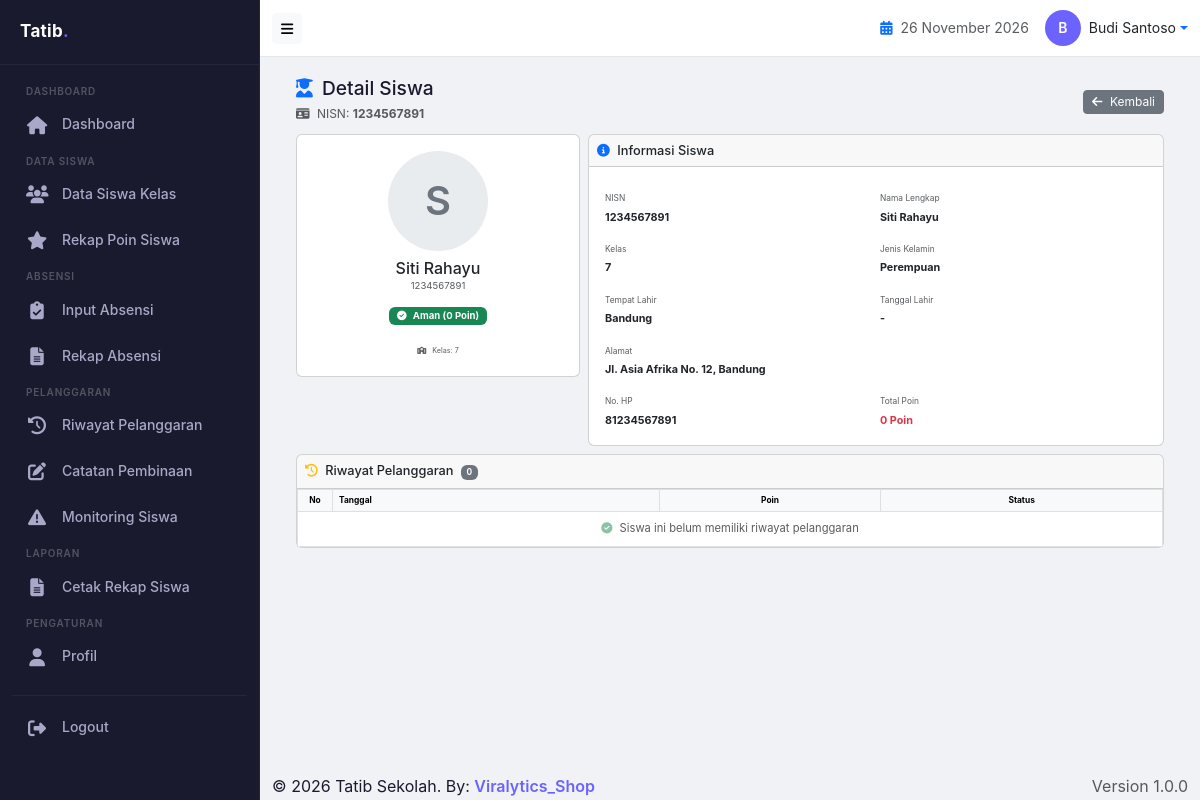
Screenshot of /walikelas/siswa_detail_walikelas.php?id=24 (signed in) with the database file from the repository.
### tables this page shows
CREATE TABLE `users` (
  `id` int(11) NOT NULL,
  `username` varchar(50) NOT NULL,
  `password` varchar(255) NOT NULL,
  `nama_lengkap` varchar(100) NOT NULL,
  `nip` varchar(20) DEFAULT NULL,
  `role` enum('admin','guru','bk','walikelas') DEFAULT 'guru',
  `jabatan` varchar(50) DEFAULT NULL,
  `no_hp` varchar(15) DEFAULT NULL,
  `foto` varchar(100) DEFAULT NULL,
  `is_piket` tinyint(1) DEFAULT '0',
  `is_bk` tinyint(1) DEFAULT '0',
  `is_walikelas` tinyint(1) DEFAULT '0',
  `created_at` timestamp NOT NULL DEFAULT CURRENT_TIMESTAMP
);

CREATE TABLE `siswa` (
  `id` int(11) NOT NULL,
  `nisn` varchar(20) NOT NULL,
  `nama_siswa` varchar(100) NOT NULL,
  `kelas_id` int(11) DEFAULT NULL,
  `jenis_kelamin` enum('L','P') DEFAULT NULL,
  `tempat_lahir` varchar(50) DEFAULT NULL,
  `tanggal_lahir` date DEFAULT NULL,
  `alamat` text,
  `no_hp` varchar(15) DEFAULT NULL,
  `poin` int(11) DEFAULT '0',
  `foto` varchar(100) DEFAULT NULL,
  `created_at` timestamp NOT NULL DEFAULT CURRENT_TIMESTAMP
);

CREATE TABLE `kelas` (
  `id` int(11) NOT NULL,
  `nama_kelas` varchar(20) NOT NULL,
  `tingkat` varchar(10) DEFAULT NULL,
  `jurusan` varchar(20) DEFAULT NULL,
  `wali_kelas_id` int(11) DEFAULT NULL,
  `tahun_ajaran` varchar(20) DEFAULT NULL,
  `created_at` timestamp NOT NULL DEFAULT CURRENT_TIMESTAMP
);

### includes/config.php (called while the page is built, shortened)
<?php
require_once APP_PATH . 'includes/db.php';
require_once APP_PATH . 'includes/functions.php';
function isLoggedIn() {
    return isset($_SESSION['user_id']) && isset($_SESSION['username']);
}
function checkLogin() {
    $user = getCurrentUser();
    return true;
}
function getCurrentUser() {
    if (isLoggedIn()) {
        $conn = getDB();
        $id = (int)$_SESSION['user_id'];
        $query = "SELECT * FROM users WHERE id = $id";
        $result = $conn->query($query);
        if ($result && $result->num_rows > 0) {
            return $result->fetch_assoc();
        }
    }
    return null;
}
?>

### includes/functions.php (called while the page is built, shortened)
<?php
function getSiswaById($id) {
    $query = "SELECT s.*, k.nama_kelas
              FROM siswa s
              LEFT JOIN kelas k ON s.kelas_id = k.id
              WHERE s.id = $id";
    return getRow($query);
}
function getPelanggaranBySiswa($siswa_id) {
    $query = "SELECT p.*, jp.nama_pelanggaran, jp.poin, u.nama_lengkap as guru
              FROM pelanggaran p
              LEFT JOIN jenis_pelanggaran jp ON p.jenis_pelanggaran_id = jp.id
              LEFT JOIN users u ON p.guru_id = u.id
              WHERE p.siswa_id = $siswa_id
              ORDER BY p.tanggal_pelanggaran DESC";
    return getRows($query);
}
function getPengaturan() {
    $result = query("SELECT * FROM pengaturan LIMIT 1");
    return $result->fetch_assoc();
}
function formatTanggalIndo($tgl) {
    if (empty($tgl) || $tgl == '0000-00-00') return '-';
    $bulan = [
        1 => 'Januari', 2 => 'Februari', 3 => 'Maret', 4 => 'April',
        5 => 'Mei', 6 => 'Juni', 7 => 'Juli', 8 => 'Agustus',
        9 => 'September', 10 => 'Oktober', 11 => 'November', 12 => 'Desember'
    ];
    $date = date_create($tgl);
    return date_format($date, 'd ') . $bulan[(int)date_format($date, 'm')] . date_format($date, ' Y');
}
function getPoinLevel($poin) {
    $pengaturan = getPengaturan();
    return ['level' => 'Aman', 'color' => 'success', 'icon' => 'fa-check-circle'];
}
function getJenisKelaminLabel($jk) {
    return $jk == 'L' ? 'Laki-laki' : 'Perempuan';
}
?>

### includes/db.php (called while the page is built, shortened)
<?php
function getDB() {
    try {
        $conn = new mysqli(DB_HOST, DB_USER, DB_PASS, DB_NAME);
        return $conn;
    } catch (Exception $e) {
        die("Database connection error: " . $e->getMessage());
    }
}
function query($sql) {
    $conn = getDB();
    return $conn->query($sql);
}
function getRow($sql) {
    $result = query($sql);
    return $result->fetch_assoc();
}
function getRows($sql) {
    $result = query($sql);
    $rows = [];
    return $rows;
}
?>

### walikelas/siswa_detail_walikelas.php (the view, shortened to what this page needs)
<?php
include '../includes/config.php';
checkLogin();
$id = isset($_GET['id']) ? (int)$_GET['id'] : 0;
$siswa = getSiswaById($id);
$pelanggaran = getPelanggaranBySiswa($id);
include '../includes/header.php';
include '../includes/sidebar_walikelas.php';
?>
<div class="container-fluid px-1 px-sm-2 px-md-3">
    <div class="d-flex flex-wrap justify-content-between align-items-start align-items-sm-center mb-1 mb-sm-2">
        <div>
            <h5 class="mb-0" style="font-size: clamp(0.85rem, 2vw, 1.2rem);">
                <i class="fas fa-user-graduate text-primary me-1"></i> Detail Siswa
            </h5>
            <small class="text-muted" style="font-size: clamp(0.55rem, 1.2vw, 0.75rem);">
                <i class="fas fa-id-card me-1"></i> NISN: <strong><?= htmlspecialchars($siswa['nisn']) ?></strong>
            </small>
        </div>
        <div>
            <a href="<?= APP_URL ?>walikelas/data_siswa_kelas.php" class="btn btn-secondary btn-sm" style="font-size: clamp(0.5rem, 1vw, 0.75rem); padding: 2px 8px;">
                <i class="fas fa-arrow-left me-1"></i> Kembali
            </a>
        </div>
    </div>
    <div class="row g-1 g-sm-2">
        <div class="col-12 col-md-4">
            <div class="card">
                <div class="card-body text-center p-2 p-sm-3">
                    <?php if (!empty($siswa['foto']) && file_exists(APP_PATH . 'uploads/siswa/' . $siswa['foto'])): ?>
                        <img src="<?= APP_URL ?>uploads/siswa/<?= $siswa['foto'] ?>"
                             alt="Foto" width="100" height="100"
                             style="object-fit: cover; border-radius: 50%; border: 3px solid #e9ecef;">
                    <?php else: ?>
                        <div class="avatar-placeholder" style="width:100px;height:100px;border-radius:50%;background:#e9ecef;display:inline-flex;align-items:center;justify-content:center;color:#6c757d;font-weight:600;font-size:40px;">
                            <?= strtoupper(substr($siswa['nama_siswa'], 0, 1)) ?>
                        </div>
                    <?php endif; ?>
                    <h5 class="mt-2 mb-0" style="font-size: clamp(0.8rem, 1.5vw, 1rem);"><?= htmlspecialchars($siswa['nama_siswa']) ?></h5>
                    <p class="text-muted mb-0" style="font-size: clamp(0.5rem, 0.8vw, 0.65rem);"><?= htmlspecialchars($siswa['nisn']) ?></p>
                    <?php
                    $poin = (int)$siswa['poin'];
                    $level = getPoinLevel($poin);
                    ?>
                    <div class="mt-2">
                        <span class="badge bg-<?= $level['color'] ?> px-2 py-1" style="font-size: clamp(0.5rem, 0.8vw, 0.7rem);">
                            <i class="fas <?= $level['icon'] ?> me-1"></i> <?= $level['level'] ?> (<?= $poin ?> Poin)
                        </span>
                    </div>
                    <div class="mt-2">
                        <small class="text-muted" style="font-size: clamp(0.4rem, 0.6vw, 0.55rem);">
                            <i class="fas fa-school me-1"></i> Kelas: <?= htmlspecialchars($siswa['nama_kelas'] ?? 'Belum ditentukan') ?>
                        </small>
                    </div>
                </div>
            </div>
        </div>
        <div class="col-12 col-md-8">
            <div class="card">
                <div class="card-header p-1 p-sm-2">
                    <h6 class="card-title mb-0" style="font-size: clamp(0.6rem, 1.2vw, 0.8rem);">
                        <i class="fas fa-info-circle text-primary me-1"></i> Informasi Siswa
                    </h6>
                </div>
                <div class="card-body p-2 p-sm-3">
                    <div class="row g-1 g-sm-2">
                        <div class="col-6">
                            <label class="text-muted mb-0" style="font-size: clamp(0.4rem, 0.7vw, 0.55rem);">NISN</label>
                            <p class="fw-bold mb-0" style="font-size: clamp(0.5rem, 0.9vw, 0.7rem);"><?= htmlspecialchars($siswa['nisn']) ?></p>
                        </div>
                        <div class="col-6">
                            <label class="text-muted mb-0" style="font-size: clamp(0.4rem, 0.7vw, 0.55rem);">Nama Lengkap</label>
                            <p class="fw-bold mb-0" style="font-size: clamp(0.5rem, 0.9vw, 0.7rem);"><?= htmlspecialchars($siswa['nama_siswa']) ?></p>
                        </div>
                        <div class="col-6">
                            <label class="text-muted mb-0" style="font-size: clamp(0.4rem, 0.7vw, 0.55rem);">Kelas</label>
                            <p class="fw-bold mb-0" style="font-size: clamp(0.5rem, 0.9vw, 0.7rem);"><?= htmlspecialchars($siswa['nama_kelas'] ?? 'Belum ditentukan') ?></p>
                        </div>
                        <div class="col-6">
                            <label class="text-muted mb-0" style="font-size: clamp(0.4rem, 0.7vw, 0.55rem);">Jenis Kelamin</label>
                            <p class="fw-bold mb-0" style="font-size: clamp(0.5rem, 0.9vw, 0.7rem);"><?= getJenisKelaminLabel($siswa['jenis_kelamin']) ?></p>
                        </div>
                        <div class="col-6">
                            <label class="text-muted mb-0" style="font-size: clamp(0.4rem, 0.7vw, 0.55rem);">Tempat Lahir</label>
                            <p class="fw-bold mb-0" style="font-size: clamp(0.5rem, 0.9vw, 0.7rem);"><?= htmlspecialchars($siswa['tempat_lahir'] ?? '-') ?></p>
                        </div>
                        <div class="col-6">
                            <label class="text-muted mb-0" style="font-size: clamp(0.4rem, 0.7vw, 0.55rem);">Tanggal Lahir</label>
                            <p class="fw-bold mb-0" style="font-size: clamp(0.5rem, 0.9vw, 0.7rem);"><?= formatTanggalIndo($siswa['tanggal_lahir']) ?></p>
                        </div>
                        <div class="col-12">
                            <label class="text-muted mb-0" style="font-size: clamp(0.4rem, 0.7vw, 0.55rem);">Alamat</label>
                            <p class="fw-bold mb-0" style="font-size: clamp(0.5rem, 0.9vw, 0.7rem);"><?= htmlspecialchars($siswa['alamat'] ?? '-') ?></p>
                        </div>
                        <div class="col-6">
                            <label class="text-muted mb-0" style="font-size: clamp(0.4rem, 0.7vw, 0.55rem);">No. HP</label>
                            <p class="fw-bold mb-0" style="font-size: clamp(0.5rem, 0.9vw, 0.7rem);"><?= htmlspecialchars($siswa['no_hp'] ?? '-') ?></p>
                        </div>
                        <div class="col-6">
                            <label class="text-muted mb-0" style="font-size: clamp(0.4rem, 0.7vw, 0.55rem);">Total Poin</label>
                            <p class="fw-bold mb-0 text-danger" style="font-size: clamp(0.5rem, 0.9vw, 0.7rem);"><?= $poin ?> Poin</p>
                        </div>
                    </div>
                </div>
            </div>
        </div>
    </div>
    <div class="card mt-1 mt-sm-2">
        <div class="card-header d-flex justify-content-between align-items-center p-1 p-sm-2">
            <h6 class="card-title mb-0" style="font-size: clamp(0.6rem, 1.2vw, 0.8rem);">
                <i class="fas fa-history text-warning me-1"></i> Riwayat Pelanggaran
                <span class="badge bg-secondary ms-1" style="font-size: clamp(0.4rem, 0.7vw, 0.55rem);"><?= count($pelanggaran) ?></span>
            </h6>
        </div>
        <div class="card-body p-0">
            <div class="table-responsive">
                <table class="table table-bordered table-hover mb-0" style="font-size: clamp(0.45rem, 0.9vw, 0.7rem);">
                    <thead class="table-light">
                        <tr>
                            <th style="font-size: clamp(0.35rem, 0.7vw, 0.55rem); padding: 4px 6px; text-align: center; width: 35px;">No</th>
                            <th style="font-size: clamp(0.35rem, 0.7vw, 0.55rem); padding: 4px 6px;">Tanggal</th>
                            <th style="font-size: clamp(0.35rem, 0.7vw, 0.55rem); padding: 4px 6px; text-align: center;">Poin</th>
                            <th style="font-size: clamp(0.35rem, 0.7vw, 0.55rem); padding: 4px 6px; text-align: center;">Status</th>
                        </tr>
                    </thead>
                    <tbody>
                        <?php if (!empty($pelanggaran)): ?>
                            <?php $no = 1; foreach ($pelanggaran as $p): ?>
                                <tr>
                                    <td style="padding: 4px 6px; text-align: center; font-size: clamp(0.4rem, 0.8vw, 0.6rem);"><?= $no++ ?></td>
                                    <td style="padding: 4px 6px; font-size: clamp(0.4rem, 0.8vw, 0.6rem);"><?= formatTanggalIndo($p['tanggal_pelanggaran']) ?></td>
                                    <td style="padding: 4px 6px; display: none; font-size: clamp(0.4rem, 0.8vw, 0.6rem);"><?= htmlspecialchars($p['nama_pelanggaran']) ?></td>
                                    <td style="padding: 4px 6px; text-align: center;">
                                        <span class="badge bg-danger" style="font-size: clamp(0.35rem, 0.6vw, 0.5rem);"><?= $p['poin'] ?></span>
                                    </td>
                                    <td style="padding: 4px 6px; display: none; font-size: clamp(0.4rem, 0.8vw, 0.6rem);"><?= htmlspecialchars($p['guru'] ?? '-') ?></td>
                                    <td style="padding: 4px 6px; text-align: center;">
                                        <span class="badge bg-<?= getStatusBadge($p['status']) ?>" style="font-size: clamp(0.35rem, 0.6vw, 0.5rem);">
                                            <?= getStatusLabel($p['status']) ?>
                                        </span>
                                    </td>
                                </tr>
                            <?php endforeach; ?>
                        <?php else: ?>
                            <tr>
                                <td colspan="6" class="text-center text-muted py-2" style="font-size: clamp(0.5rem, 1vw, 0.7rem);">
                                    <i class="fas fa-check-circle text-success opacity-50 me-1"></i>
                                    Siswa ini belum memiliki riwayat pelanggaran
                                </td>
                            </tr>
                        <?php endif; ?>
                    </tbody>
                </table>
            </div>
        </div>
    </div>
</div>
<?php include '../includes/footer.php'; ?>

### includes/header.php (shortened to what this page needs)
<?php
$user = getCurrentUser();
?>
<!DOCTYPE html>
<html lang="id">
<head>
    <link href="https://cdn.jsdelivr.net/npm/bootstrap@5.3.0/dist/css/bootstrap.min.css" rel="stylesheet">
    <link href="https://cdnjs.cloudflare.com/ajax/libs/font-awesome/6.4.0/css/all.min.css" rel="stylesheet">
</head>
<body>
    <div class="app-wrapper">
        <?php include APP_PATH . 'includes/sidebar.php'; ?>
        <div class="main-content">
            <nav class="navbar navbar-custom">
                <div class="container-fluid">
                    <div class="d-flex align-items-center">
                        <button class="btn btn-sm btn-light d-none d-md-block" onclick="toggleSidebar()">
                            <i class="fas fa-bars"></i>
                        </button>
                    </div>
                    <div class="d-flex align-items-center ms-auto">
                        <span class="me-3 d-none d-sm-inline text-muted" style="font-size:14px;">
                            <i class="fas fa-calendar-alt text-primary me-1"></i>
                            <?= date('d F Y') ?>
                        </span>
                        <div class="dropdown">
                            <a href="#" class="d-flex align-items-center text-decoration-none dropdown-toggle" data-bs-toggle="dropdown">
                                <div class="avatar-circle">
                                    <?= strtoupper(substr($user['nama_lengkap'] ?? 'U', 0, 1)) ?>
                                </div>
                                <span class="ms-2 d-none d-md-inline text-dark" style="font-size:14px;">
                                    <?= $user['nama_lengkap'] ?? 'User' ?>
                                </span>
                            </a>
                        </div>
                    </div>
                </div>
            </nav>
            <div class="content-wrapper">

### rows the page displays
users: nama_lengkap "B", nama_lengkap "Budi Santoso"
siswa: nisn "1234567891", nama_siswa "S", nama_siswa "Siti Rahayu", poin "0", kelas.nama_kelas "7", jenis_kelamin "Perempuan", tempat_lahir "Bandung", tanggal_lahir "-", alamat "Jl. Asia Afrika No. 12, Bandung", no_hp "81234567891"

### other values shown
$level['level'] "Aman"
count($pelanggaran) "0"
APP_NAME "Tatib Sekolah"
APP_VERSION "1.0.0"
